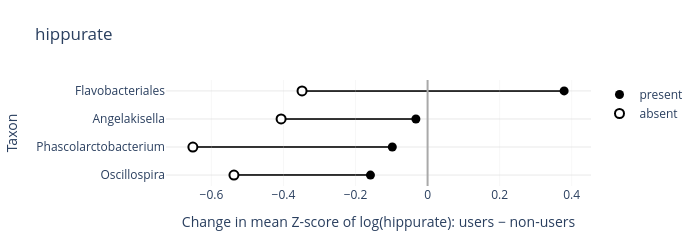

Notebook cell for this chart:
### Code cell
# Hippurate
make_barbell_plot('metabolite_100000014', metabolites_microbes_pa_df, sig_interactions_pa)

### Figure 1 — Plotly figure (JSON) as saved in the notebook; plotly's stock layout.template omitted (floating-point values rounded to 4 significant figures)
{"data": [{"marker": {"color": "black", "size": 9}, "mode": "markers", "name": "present", "type": "scatter", "x": [-0.03246, -0.1586, -0.09794, 0.379], "y": ["Angelakisella", "Oscillospira", "Phascolarctobacterium", "Flavobacteriales"]}, {"marker": {"color": "white", "line": {"color": "black", "width": 2}, "size": 9}, "mode": "markers", "name": "absent", "type": "scatter", "x": [-0.4066, -0.5375, -0.6515, -0.3485], "y": ["Angelakisella", "Oscillospira", "Phascolarctobacterium", "Flavobacteriales"]}], "layout": {"height": 190, "margin": {"b": 40, "l": 80, "r": 40, "t": 80}, "plot_bgcolor": "white", "shapes": [{"layer": "below", "line": {"color": "black", "width": 2}, "type": "line", "x0": -0.03246, "x1": -0.4066, "y0": "Angelakisella", "y1": "Angelakisella"}, {"layer": "below", "line": {"color": "black", "width": 2}, "type": "line", "x0": -0.1586, "x1": -0.5375, "y0": "Oscillospira", "y1": "Oscillospira"}, {"layer": "below", "line": {"color": "black", "width": 2}, "type": "line", "x0": -0.09794, "x1": -0.6515, "y0": "Phascolarctobacterium", "y1": "Phascolarctobacterium"}, {"layer": "below", "line": {"color": "black", "width": 2}, "type": "line", "x0": 0.379, "x1": -0.3485, "y0": "Flavobacteriales", "y1": "Flavobacteriales"}], "title": {"text": "hippurate"}, "width": 700, "xaxis": {"autorange": true, "gridcolor": "lightgrey", "gridwidth": 0.2, "range": [-0.7265, 0.454], "showgrid": true, "title": {"text": "Change in mean Z-score of log(hippurate): users − non-users"}, "type": "linear", "zeroline": true, "zerolinecolor": "darkgrey", "zerolinewidth": 2}, "yaxis": {"autorange": true, "categoryarray": ["Oscillospira", "Phascolarctobacterium", "Angelakisella", "Flavobacteriales"], "categoryorder": "array", "gridcolor": "lightgrey", "gridwidth": 0.5, "range": [-0.5712, 3.571], "showgrid": true, "title": {"text": "Taxon"}, "type": "category"}}}
